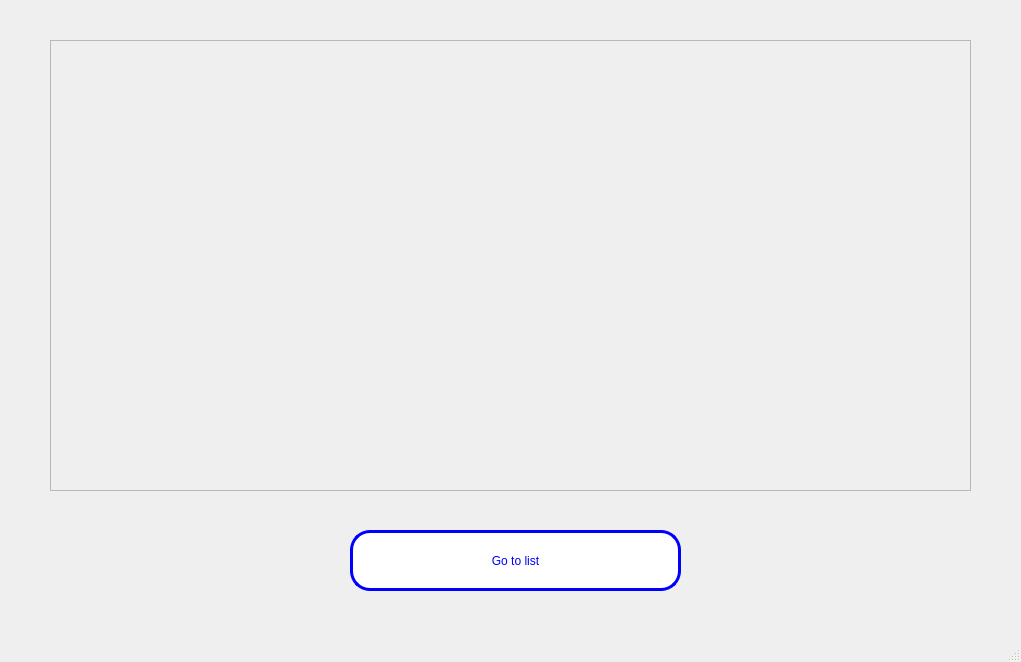
<?xml version="1.0" encoding="UTF-8"?>
<ui version="4.0">
 <class>MainWindow</class>
 <widget class="QMainWindow" name="MainWindow">
  <property name="geometry">
   <rect>
    <x>0</x>
    <y>0</y>
    <width>1021</width>
    <height>662</height>
   </rect>
  </property>
  <property name="windowTitle">
   <string>MainWindow</string>
  </property>
  <widget class="QWidget" name="centralwidget">
   <widget class="QStackedWidget" name="stackedWidget">
    <property name="enabled">
     <bool>true</bool>
    </property>
    <property name="geometry">
     <rect>
      <x>0</x>
      <y>0</y>
      <width>1021</width>
      <height>631</height>
     </rect>
    </property>
    <property name="currentIndex">
     <number>1</number>
    </property>
    <widget class="QWidget" name="page">
     <widget class="QScrollArea" name="scrollArea">
      <property name="geometry">
       <rect>
        <x>30</x>
        <y>10</y>
        <width>921</width>
        <height>441</height>
       </rect>
      </property>
      <property name="widgetResizable">
       <bool>true</bool>
      </property>
      <widget class="QWidget" name="scrollAreaWidgetContents">
       <property name="geometry">
        <rect>
         <x>0</x>
         <y>0</y>
         <width>919</width>
         <height>439</height>
        </rect>
       </property>
       <widget class="QTextEdit" name="textEdit">
        <property name="enabled">
         <bool>true</bool>
        </property>
        <property name="geometry">
         <rect>
          <x>0</x>
          <y>0</y>
          <width>921</width>
          <height>441</height>
         </rect>
        </property>
        <property name="styleSheet">
         <string notr="true">font: 700 italic 20pt &quot;C059 [urw]&quot;;
color: rgb(85, 0, 127);</string>
        </property>
       </widget>
      </widget>
     </widget>
     <widget class="QPushButton" name="pushButton">
      <property name="geometry">
       <rect>
        <x>80</x>
        <y>500</y>
        <width>201</width>
        <height>41</height>
       </rect>
      </property>
      <property name="styleSheet">
       <string notr="true">QPushButton{
color:blue;
background-color: white;
border:3px solid blue;
border-radius:20px;
}
QPushButton::hover{
color:red;
background-color: black;
border:3px solid black;
border-radius:20px;
}</string>
      </property>
      <property name="text">
       <string>Add more rules</string>
      </property>
     </widget>
     <widget class="QPushButton" name="pushButton_2">
      <property name="geometry">
       <rect>
        <x>430</x>
        <y>500</y>
        <width>201</width>
        <height>41</height>
       </rect>
      </property>
      <property name="styleSheet">
       <string notr="true">QPushButton{
color:blue;
background-color: white;
border:3px solid blue;
border-radius:20px;
}
QPushButton::hover{
color:red;
background-color: black;
border:3px solid black;
border-radius:20px;
}</string>
      </property>
      <property name="text">
       <string>delete rules</string>
      </property>
     </widget>
     <widget class="QPushButton" name="pushButton_3">
      <property name="geometry">
       <rect>
        <x>760</x>
        <y>500</y>
        <width>201</width>
        <height>41</height>
       </rect>
      </property>
      <property name="styleSheet">
       <string notr="true">QPushButton{
color:blue;
background-color: white;
border:3px solid blue;
border-radius:20px;
}
QPushButton::hover{
color:red;
background-color: black;
border:3px solid black;
border-radius:20px;
}</string>
      </property>
      <property name="text">
       <string>Reset All</string>
      </property>
     </widget>
    </widget>
    <widget class="QWidget" name="page_3">
     <widget class="QPushButton" name="pushButton_4">
      <property name="geometry">
       <rect>
        <x>350</x>
        <y>530</y>
        <width>331</width>
        <height>61</height>
       </rect>
      </property>
      <property name="styleSheet">
       <string notr="true">QPushButton{
color:blue;
background-color: white;
border:3px solid blue;
border-radius:20px;
}
QPushButton::hover{
color:red;
background-color: black;
border:3px solid black;
border-radius:20px;
}</string>
      </property>
      <property name="text">
       <string>Go to list</string>
      </property>
     </widget>
     <widget class="QScrollArea" name="scrollArea_2">
      <property name="geometry">
       <rect>
        <x>50</x>
        <y>40</y>
        <width>921</width>
        <height>451</height>
       </rect>
      </property>
      <property name="widgetResizable">
       <bool>true</bool>
      </property>
      <widget class="QWidget" name="scrollAreaWidgetContents_2">
       <property name="geometry">
        <rect>
         <x>0</x>
         <y>0</y>
         <width>919</width>
         <height>449</height>
        </rect>
       </property>
      </widget>
     </widget>
    </widget>
    <widget class="QWidget" name="page_2">
     <property name="enabled">
      <bool>true</bool>
     </property>
     <widget class="QLineEdit" name="lineEdit_2">
      <property name="enabled">
       <bool>false</bool>
      </property>
      <property name="geometry">
       <rect>
        <x>50</x>
        <y>25</y>
        <width>921</width>
        <height>41</height>
       </rect>
      </property>
     </widget>
     <widget class="QStackedWidget" name="stackedWidget_2">
      <property name="geometry">
       <rect>
        <x>210</x>
        <y>110</y>
        <width>241</width>
        <height>201</height>
       </rect>
      </property>
      <property name="currentIndex">
       <number>0</number>
      </property>
      <widget class="QWidget" name="page_4">
       <widget class="QPushButton" name="pushButton_6">
        <property name="geometry">
         <rect>
          <x>80</x>
          <y>60</y>
          <width>91</width>
          <height>31</height>
         </rect>
        </property>
        <property name="styleSheet">
         <string notr="true">QPushButton{
color:blue;
background-color: white;
border:3px solid blue;
border-radius:10px;
}
QPushButton::hover{
color:red;
background-color: black;
border:3px solid black;
border-radius:10px;
}</string>
        </property>
        <property name="text">
         <string>with</string>
        </property>
       </widget>
       <widget class="QPushButton" name="pushButton_7">
        <property name="geometry">
         <rect>
          <x>80</x>
          <y>130</y>
          <width>91</width>
          <height>31</height>
         </rect>
        </property>
        <property name="styleSheet">
         <string notr="true">QPushButton{
color:blue;
background-color: white;
border:3px solid blue;
border-radius:10px;
}
QPushButton::hover{
color:red;
background-color: black;
border:3px solid black;
border-radius:10px;
}</string>
        </property>
        <property name="text">
         <string>without</string>
        </property>
       </widget>
       <widget class="QLabel" name="label">
        <property name="geometry">
         <rect>
          <x>110</x>
          <y>20</y>
          <width>121</width>
          <height>31</height>
         </rect>
        </property>
        <property name="text">
         <string>&lt;html&gt;&lt;head/&gt;&lt;body&gt;&lt;p&gt;&lt;span style=&quot; font-weight:700; color:#ff0000;&quot;&gt;Ports&lt;/span&gt;&lt;/p&gt;&lt;/body&gt;&lt;/html&gt;</string>
        </property>
       </widget>
      </widget>
      <widget class="QWidget" name="page_10">
       <widget class="QLabel" name="label_9">
        <property name="geometry">
         <rect>
          <x>90</x>
          <y>40</y>
          <width>181</width>
          <height>51</height>
         </rect>
        </property>
        <property name="styleSheet">
         <string notr="true">font: 600 18pt &quot;Noto Serif Condensed SemiBold&quot;;</string>
        </property>
        <property name="text">
         <string>&lt;html&gt;&lt;head/&gt;&lt;body&gt;&lt;p&gt;&lt;span style=&quot; color:#ff0000;&quot;&gt;Done&lt;/span&gt;&lt;/p&gt;&lt;/body&gt;&lt;/html&gt;</string>
        </property>
       </widget>
       <widget class="QPushButton" name="pushButton_17">
        <property name="geometry">
         <rect>
          <x>80</x>
          <y>110</y>
          <width>91</width>
          <height>31</height>
         </rect>
        </property>
        <property name="styleSheet">
         <string notr="true">QPushButton{
color:blue;
background-color: white;
border:3px solid blue;
border-radius:10px;
}
QPushButton::hover{
color:red;
background-color: black;
border:3px solid black;
border-radius:10px;
}</string>
        </property>
        <property name="text">
         <string>go back</string>
        </property>
       </widget>
      </widget>
      <widget class="QWidget" name="page_5">
       <widget class="QLabel" name="label_2">
        <property name="geometry">
         <rect>
          <x>70</x>
          <y>20</y>
          <width>121</width>
          <height>31</height>
         </rect>
        </property>
        <property name="text">
         <string>&lt;html&gt;&lt;head/&gt;&lt;body&gt;&lt;p&gt;&lt;span style=&quot; color:#ff1aba;&quot;&gt;Set valable port&lt;/span&gt;&lt;/p&gt;&lt;/body&gt;&lt;/html&gt;</string>
        </property>
       </widget>
       <widget class="QPushButton" name="pushButton_15">
        <property name="geometry">
         <rect>
          <x>140</x>
          <y>120</y>
          <width>91</width>
          <height>31</height>
         </rect>
        </property>
        <property name="styleSheet">
         <string notr="true">QPushButton{
color:blue;
background-color: white;
border:3px solid blue;
border-radius:10px;
}
QPushButton::hover{
color:red;
background-color: black;
border:3px solid black;
border-radius:10px;
}</string>
        </property>
        <property name="text">
         <string>go back</string>
        </property>
       </widget>
       <widget class="QPushButton" name="pushButton_18">
        <property name="geometry">
         <rect>
          <x>40</x>
          <y>120</y>
          <width>91</width>
          <height>31</height>
         </rect>
        </property>
        <property name="styleSheet">
         <string notr="true">QPushButton{
color:blue;
background-color: white;
border:3px solid blue;
border-radius:10px;
}
QPushButton::hover{
color:red;
background-color: black;
border:3px solid black;
border-radius:10px;
}</string>
        </property>
        <property name="text">
         <string>Send</string>
        </property>
       </widget>
       <widget class="QLineEdit" name="lineEdit_7">
        <property name="geometry">
         <rect>
          <x>40</x>
          <y>70</y>
          <width>201</width>
          <height>31</height>
         </rect>
        </property>
        <property name="styleSheet">
         <string notr="true">border:2px solid black;
border-radius: 10px;</string>
        </property>
       </widget>
      </widget>
     </widget>
     <widget class="QStackedWidget" name="stackedWidget_3">
      <property name="geometry">
       <rect>
        <x>40</x>
        <y>110</y>
        <width>201</width>
        <height>221</height>
       </rect>
      </property>
      <property name="currentIndex">
       <number>0</number>
      </property>
      <widget class="QWidget" name="page_6">
       <widget class="QPushButton" name="pushButton_8">
        <property name="geometry">
         <rect>
          <x>50</x>
          <y>30</y>
          <width>111</width>
          <height>41</height>
         </rect>
        </property>
        <property name="styleSheet">
         <string notr="true">QPushButton{
color:blue;
background-color: white;
border:3px solid blue;
border-radius:20px;
}
QPushButton::hover{
color:red;
background-color: black;
border:3px solid black;
border-radius:20px;
}</string>
        </property>
        <property name="text">
         <string>INPUT</string>
        </property>
       </widget>
       <widget class="QPushButton" name="pushButton_9">
        <property name="geometry">
         <rect>
          <x>50</x>
          <y>90</y>
          <width>111</width>
          <height>41</height>
         </rect>
        </property>
        <property name="styleSheet">
         <string notr="true">QPushButton{
color:blue;
background-color: white;
border:3px solid blue;
border-radius:20px;
}
QPushButton::hover{
color:red;
background-color: black;
border:3px solid black;
border-radius:20px;
}</string>
        </property>
        <property name="text">
         <string>OUTPUT</string>
        </property>
       </widget>
       <widget class="QPushButton" name="pushButton_10">
        <property name="geometry">
         <rect>
          <x>50</x>
          <y>150</y>
          <width>111</width>
          <height>41</height>
         </rect>
        </property>
        <property name="styleSheet">
         <string notr="true">QPushButton{
color:blue;
background-color: white;
border:3px solid blue;
border-radius:20px;
}
QPushButton::hover{
color:red;
background-color: black;
border:3px solid black;
border-radius:20px;
}</string>
        </property>
        <property name="text">
         <string>FORWARD</string>
        </property>
       </widget>
      </widget>
      <widget class="QWidget" name="page_7">
       <widget class="QRadioButton" name="radioButton">
        <property name="geometry">
         <rect>
          <x>50</x>
          <y>20</y>
          <width>102</width>
          <height>41</height>
         </rect>
        </property>
        <property name="text">
         <string>REJECT</string>
        </property>
       </widget>
       <widget class="QRadioButton" name="radioButton_2">
        <property name="geometry">
         <rect>
          <x>50</x>
          <y>60</y>
          <width>102</width>
          <height>41</height>
         </rect>
        </property>
        <property name="text">
         <string>ACCEPT</string>
        </property>
       </widget>
       <widget class="QRadioButton" name="radioButton_3">
        <property name="geometry">
         <rect>
          <x>50</x>
          <y>100</y>
          <width>102</width>
          <height>41</height>
         </rect>
        </property>
        <property name="text">
         <string>DROP</string>
        </property>
       </widget>
       <widget class="QPushButton" name="pushButton_16">
        <property name="geometry">
         <rect>
          <x>50</x>
          <y>150</y>
          <width>91</width>
          <height>31</height>
         </rect>
        </property>
        <property name="styleSheet">
         <string notr="true">QPushButton{
color:blue;
background-color: white;
border:3px solid blue;
border-radius:10px;
}
QPushButton::hover{
color:red;
background-color: black;
border:3px solid black;
border-radius:10px;
}</string>
        </property>
        <property name="text">
         <string>go back</string>
        </property>
       </widget>
      </widget>
     </widget>
     <widget class="QLabel" name="label_6">
      <property name="geometry">
       <rect>
        <x>550</x>
        <y>110</y>
        <width>251</width>
        <height>41</height>
       </rect>
      </property>
      <property name="text">
       <string>&lt;html&gt;&lt;head/&gt;&lt;body&gt;&lt;p&gt;&lt;span style=&quot; color:#aa0000;&quot;&gt;Able or unable a DNS&lt;/span&gt;&lt;/p&gt;&lt;/body&gt;&lt;/html&gt;</string>
      </property>
     </widget>
     <widget class="QStackedWidget" name="stackedWidget_4">
      <property name="geometry">
       <rect>
        <x>530</x>
        <y>150</y>
        <width>191</width>
        <height>151</height>
       </rect>
      </property>
      <property name="currentIndex">
       <number>0</number>
      </property>
      <widget class="QWidget" name="page_8">
       <widget class="QPushButton" name="pushButton_11">
        <property name="geometry">
         <rect>
          <x>40</x>
          <y>40</y>
          <width>91</width>
          <height>31</height>
         </rect>
        </property>
        <property name="styleSheet">
         <string notr="true">QPushButton{
color:blue;
background-color: white;
border:3px solid blue;
border-radius:15px;
}
QPushButton::hover{
color:red;
background-color: black;
border:3px solid black;
border-radius:15px;
}</string>
        </property>
        <property name="text">
         <string>able</string>
        </property>
       </widget>
       <widget class="QPushButton" name="pushButton_12">
        <property name="geometry">
         <rect>
          <x>40</x>
          <y>100</y>
          <width>91</width>
          <height>31</height>
         </rect>
        </property>
        <property name="styleSheet">
         <string notr="true">QPushButton{
color:blue;
background-color: white;
border:3px solid blue;
border-radius:15px;
}
QPushButton::hover{
color:red;
background-color: black;
border:3px solid black;
border-radius:15px;
}</string>
        </property>
        <property name="text">
         <string>enable</string>
        </property>
       </widget>
      </widget>
      <widget class="QWidget" name="page_13">
       <widget class="QLabel" name="label_10">
        <property name="geometry">
         <rect>
          <x>70</x>
          <y>20</y>
          <width>111</width>
          <height>41</height>
         </rect>
        </property>
        <property name="text">
         <string>&lt;html&gt;&lt;head/&gt;&lt;body&gt;&lt;p&gt;&lt;span style=&quot; color:#aa0000;&quot;&gt;DONE&lt;/span&gt;&lt;/p&gt;&lt;/body&gt;&lt;/html&gt;</string>
        </property>
       </widget>
       <widget class="QPushButton" name="pushButton_19">
        <property name="geometry">
         <rect>
          <x>50</x>
          <y>70</y>
          <width>91</width>
          <height>31</height>
         </rect>
        </property>
        <property name="styleSheet">
         <string notr="true">QPushButton{
color:blue;
background-color: white;
border:3px solid blue;
border-radius:10px;
}
QPushButton::hover{
color:red;
background-color: black;
border:3px solid black;
border-radius:10px;
}</string>
        </property>
        <property name="text">
         <string>go back</string>
        </property>
       </widget>
      </widget>
      <widget class="QWidget" name="page_9">
       <widget class="QLineEdit" name="lineEdit_5">
        <property name="geometry">
         <rect>
          <x>0</x>
          <y>50</y>
          <width>181</width>
          <height>26</height>
         </rect>
        </property>
        <property name="styleSheet">
         <string notr="true">border:2px solid black;
border-radius: 10px;</string>
        </property>
       </widget>
       <widget class="QLabel" name="label_7">
        <property name="geometry">
         <rect>
          <x>60</x>
          <y>10</y>
          <width>121</width>
          <height>31</height>
         </rect>
        </property>
        <property name="styleSheet">
         <string notr="true">font: 18pt &quot;Noto Sans Mono SemiCondensed&quot;;
text-decoration: underline;</string>
        </property>
        <property name="text">
         <string>&lt;html&gt;&lt;head/&gt;&lt;body&gt;&lt;p&gt;&lt;span style=&quot; color:#ff00ff;&quot;&gt;DNS&lt;/span&gt;&lt;/p&gt;&lt;/body&gt;&lt;/html&gt;</string>
        </property>
       </widget>
       <widget class="QPushButton" name="pushButton_14">
        <property name="geometry">
         <rect>
          <x>100</x>
          <y>90</y>
          <width>91</width>
          <height>31</height>
         </rect>
        </property>
        <property name="styleSheet">
         <string notr="true">QPushButton{
color:blue;
background-color: white;
border:3px solid blue;
border-radius:10px;
}
QPushButton::hover{
color:red;
background-color: black;
border:3px solid black;
border-radius:10px;
}</string>
        </property>
        <property name="text">
         <string>go back</string>
        </property>
       </widget>
       <widget class="QPushButton" name="pushButton_20">
        <property name="geometry">
         <rect>
          <x>0</x>
          <y>90</y>
          <width>91</width>
          <height>31</height>
         </rect>
        </property>
        <property name="styleSheet">
         <string notr="true">QPushButton{
color:blue;
background-color: white;
border:3px solid blue;
border-radius:10px;
}
QPushButton::hover{
color:red;
background-color: black;
border:3px solid black;
border-radius:10px;
}</string>
        </property>
        <property name="text">
         <string>Send</string>
        </property>
       </widget>
      </widget>
     </widget>
     <widget class="QPushButton" name="pushButton_13">
      <property name="geometry">
       <rect>
        <x>630</x>
        <y>540</y>
        <width>331</width>
        <height>61</height>
       </rect>
      </property>
      <property name="styleSheet">
       <string notr="true">QPushButton{
color:blue;
background-color: white;
border:3px solid blue;
border-radius:20px;
}
QPushButton::hover{
color:red;
background-color: black;
border:3px solid black;
border-radius:20px;
}</string>
      </property>
      <property name="text">
       <string>Add this rule</string>
      </property>
     </widget>
     <widget class="QPushButton" name="pushButton_5">
      <property name="geometry">
       <rect>
        <x>60</x>
        <y>540</y>
        <width>331</width>
        <height>61</height>
       </rect>
      </property>
      <property name="styleSheet">
       <string notr="true">QPushButton{
color:blue;
background-color: white;
border:3px solid blue;
border-radius:20px;
}
QPushButton::hover{
color:red;
background-color: black;
border:3px solid black;
border-radius:20px;
}</string>
      </property>
      <property name="text">
       <string>Go to list</string>
      </property>
     </widget>
     <widget class="QLabel" name="label_8">
      <property name="geometry">
       <rect>
        <x>850</x>
        <y>100</y>
        <width>181</width>
        <height>51</height>
       </rect>
      </property>
      <property name="styleSheet">
       <string notr="true">font: 600 18pt &quot;Noto Serif Condensed SemiBold&quot;;</string>
      </property>
      <property name="text">
       <string>&lt;html&gt;&lt;head/&gt;&lt;body&gt;&lt;p&gt;&lt;span style=&quot; color:#ff0000;&quot;&gt;Mac&lt;/span&gt;&lt;/p&gt;&lt;/body&gt;&lt;/html&gt;</string>
      </property>
     </widget>
     <widget class="QStackedWidget" name="stackedWidget_5">
      <property name="geometry">
       <rect>
        <x>770</x>
        <y>160</y>
        <width>221</width>
        <height>171</height>
       </rect>
      </property>
      <property name="currentIndex">
       <number>0</number>
      </property>
      <widget class="QWidget" name="page_11">
       <widget class="QPushButton" name="pushButton_21">
        <property name="geometry">
         <rect>
          <x>70</x>
          <y>20</y>
          <width>91</width>
          <height>31</height>
         </rect>
        </property>
        <property name="styleSheet">
         <string notr="true">QPushButton{
color:blue;
background-color: white;
border:3px solid blue;
border-radius:15px;
}
QPushButton::hover{
color:red;
background-color: black;
border:3px solid black;
border-radius:15px;
}</string>
        </property>
        <property name="text">
         <string>able</string>
        </property>
       </widget>
       <widget class="QPushButton" name="pushButton_22">
        <property name="geometry">
         <rect>
          <x>70</x>
          <y>90</y>
          <width>91</width>
          <height>31</height>
         </rect>
        </property>
        <property name="styleSheet">
         <string notr="true">QPushButton{
color:blue;
background-color: white;
border:3px solid blue;
border-radius:15px;
}
QPushButton::hover{
color:red;
background-color: black;
border:3px solid black;
border-radius:15px;
}</string>
        </property>
        <property name="text">
         <string>enable</string>
        </property>
       </widget>
      </widget>
      <widget class="QWidget" name="page_12">
       <widget class="QLineEdit" name="lineEdit_6">
        <property name="geometry">
         <rect>
          <x>10</x>
          <y>30</y>
          <width>201</width>
          <height>31</height>
         </rect>
        </property>
        <property name="styleSheet">
         <string notr="true">border:2px solid black;
border-radius: 10px;</string>
        </property>
       </widget>
       <widget class="QPushButton" name="pushButton_23">
        <property name="geometry">
         <rect>
          <x>10</x>
          <y>90</y>
          <width>91</width>
          <height>31</height>
         </rect>
        </property>
        <property name="styleSheet">
         <string notr="true">QPushButton{
color:blue;
background-color: white;
border:3px solid blue;
border-radius:10px;
}
QPushButton::hover{
color:red;
background-color: black;
border:3px solid black;
border-radius:10px;
}</string>
        </property>
        <property name="text">
         <string>Send</string>
        </property>
       </widget>
       <widget class="QPushButton" name="pushButton_24">
        <property name="geometry">
         <rect>
          <x>120</x>
          <y>90</y>
          <width>91</width>
          <height>31</height>
         </rect>
        </property>
        <property name="styleSheet">
         <string notr="true">QPushButton{
color:blue;
background-color: white;
border:3px solid blue;
border-radius:10px;
}
QPushButton::hover{
color:red;
background-color: black;
border:3px solid black;
border-radius:10px;
}</string>
        </property>
        <property name="text">
         <string>go back</string>
        </property>
       </widget>
      </widget>
      <widget class="QWidget" name="page_14">
       <widget class="QLabel" name="label_11">
        <property name="geometry">
         <rect>
          <x>30</x>
          <y>20</y>
          <width>181</width>
          <height>51</height>
         </rect>
        </property>
        <property name="styleSheet">
         <string notr="true">font: 600 18pt &quot;Noto Serif Condensed SemiBold&quot;;</string>
        </property>
        <property name="text">
         <string>&lt;html&gt;&lt;head/&gt;&lt;body&gt;&lt;p&gt;&lt;span style=&quot; color:#ff0000;&quot;&gt;Done&lt;/span&gt;&lt;/p&gt;&lt;/body&gt;&lt;/html&gt;</string>
        </property>
       </widget>
       <widget class="QPushButton" name="pushButton_25">
        <property name="geometry">
         <rect>
          <x>60</x>
          <y>80</y>
          <width>91</width>
          <height>31</height>
         </rect>
        </property>
        <property name="styleSheet">
         <string notr="true">QPushButton{
color:blue;
background-color: white;
border:3px solid blue;
border-radius:10px;
}
QPushButton::hover{
color:red;
background-color: black;
border:3px solid black;
border-radius:10px;
}</string>
        </property>
        <property name="text">
         <string>go back</string>
        </property>
       </widget>
      </widget>
     </widget>
    </widget>
   </widget>
  </widget>
  <widget class="QMenuBar" name="menubar">
   <property name="geometry">
    <rect>
     <x>0</x>
     <y>0</y>
     <width>1021</width>
     <height>23</height>
    </rect>
   </property>
  </widget>
  <widget class="QStatusBar" name="statusbar"/>
 </widget>
 <resources/>
 <connections/>
</ui>
